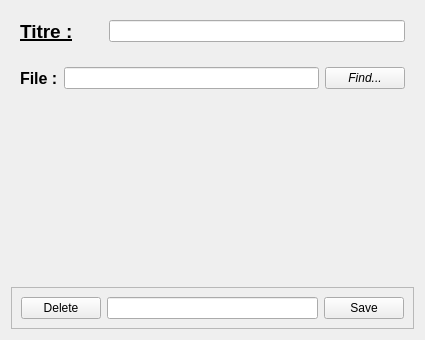
<?xml version="1.0" encoding="UTF-8"?>
<ui version="4.0">
 <class>Image_modif</class>
 <widget class="QWidget" name="Image_modif">
  <property name="geometry">
   <rect>
    <x>0</x>
    <y>0</y>
    <width>425</width>
    <height>340</height>
   </rect>
  </property>
  <property name="windowTitle">
   <string>Form</string>
  </property>
  <layout class="QVBoxLayout" name="verticalLayout">
   <property name="sizeConstraint">
    <enum>QLayout::SetDefaultConstraint</enum>
   </property>
   <item>
    <widget class="QFrame" name="frame">
     <property name="sizePolicy">
      <sizepolicy hsizetype="Preferred" vsizetype="Maximum">
       <horstretch>0</horstretch>
       <verstretch>0</verstretch>
      </sizepolicy>
     </property>
     <property name="frameShape">
      <enum>QFrame::NoFrame</enum>
     </property>
     <property name="frameShadow">
      <enum>QFrame::Plain</enum>
     </property>
     <layout class="QHBoxLayout" name="horizontalLayout_4">
      <item>
       <widget class="QLabel" name="title_label">
        <property name="font">
         <font>
          <pointsize>14</pointsize>
          <weight>75</weight>
          <bold>true</bold>
          <underline>true</underline>
         </font>
        </property>
        <property name="text">
         <string>Titre :</string>
        </property>
       </widget>
      </item>
      <item>
       <spacer name="horizontalSpacer_4">
        <property name="orientation">
         <enum>Qt::Horizontal</enum>
        </property>
        <property name="sizeType">
         <enum>QSizePolicy::Preferred</enum>
        </property>
        <property name="sizeHint" stdset="0">
         <size>
          <width>30</width>
          <height>20</height>
         </size>
        </property>
       </spacer>
      </item>
      <item>
       <widget class="QLineEdit" name="title_note"/>
      </item>
     </layout>
    </widget>
   </item>
   <item>
    <widget class="QFrame" name="frame_dialog">
     <property name="sizePolicy">
      <sizepolicy hsizetype="Expanding" vsizetype="Maximum">
       <horstretch>0</horstretch>
       <verstretch>0</verstretch>
      </sizepolicy>
     </property>
     <property name="frameShape">
      <enum>QFrame::NoFrame</enum>
     </property>
     <property name="frameShadow">
      <enum>QFrame::Raised</enum>
     </property>
     <layout class="QHBoxLayout" name="horizontalLayout">
      <property name="leftMargin">
       <number>9</number>
      </property>
      <property name="topMargin">
       <number>9</number>
      </property>
      <property name="rightMargin">
       <number>9</number>
      </property>
      <property name="bottomMargin">
       <number>0</number>
      </property>
      <item>
       <widget class="QLabel" name="label">
        <property name="font">
         <font>
          <pointsize>12</pointsize>
          <weight>75</weight>
          <bold>true</bold>
         </font>
        </property>
        <property name="text">
         <string>File :</string>
        </property>
       </widget>
      </item>
      <item>
       <widget class="QLineEdit" name="url_line"/>
      </item>
      <item>
       <widget class="QPushButton" name="find_button">
        <property name="font">
         <font>
          <italic>true</italic>
         </font>
        </property>
        <property name="text">
         <string>Find...</string>
        </property>
       </widget>
      </item>
     </layout>
    </widget>
   </item>
   <item alignment="Qt::AlignHCenter">
    <widget class="QLabel" name="preview">
     <property name="sizePolicy">
      <sizepolicy hsizetype="MinimumExpanding" vsizetype="MinimumExpanding">
       <horstretch>0</horstretch>
       <verstretch>0</verstretch>
      </sizepolicy>
     </property>
     <property name="minimumSize">
      <size>
       <width>0</width>
       <height>0</height>
      </size>
     </property>
     <property name="baseSize">
      <size>
       <width>0</width>
       <height>-28831</height>
      </size>
     </property>
     <property name="scaledContents">
      <bool>false</bool>
     </property>
     <property name="alignment">
      <set>Qt::AlignCenter</set>
     </property>
    </widget>
   </item>
   <item>
    <widget class="QFrame" name="frame_3">
     <property name="sizePolicy">
      <sizepolicy hsizetype="Preferred" vsizetype="Maximum">
       <horstretch>0</horstretch>
       <verstretch>0</verstretch>
      </sizepolicy>
     </property>
     <property name="frameShape">
      <enum>QFrame::StyledPanel</enum>
     </property>
     <property name="frameShadow">
      <enum>QFrame::Raised</enum>
     </property>
     <layout class="QHBoxLayout" name="horizontalLayout_3">
      <item>
       <widget class="QPushButton" name="delete_button">
        <property name="text">
         <string>Delete</string>
        </property>
       </widget>
      </item>
      <item>
       <widget class="QLineEdit" name="description_line">
        <property name="styleSheet">
         <string notr="true">font: oblique 11pt &quot;Cantarell&quot;;</string>
        </property>
       </widget>
      </item>
      <item>
       <widget class="QPushButton" name="save_button">
        <property name="text">
         <string>Save</string>
        </property>
       </widget>
      </item>
     </layout>
    </widget>
   </item>
  </layout>
 </widget>
 <resources/>
 <connections/>
</ui>
